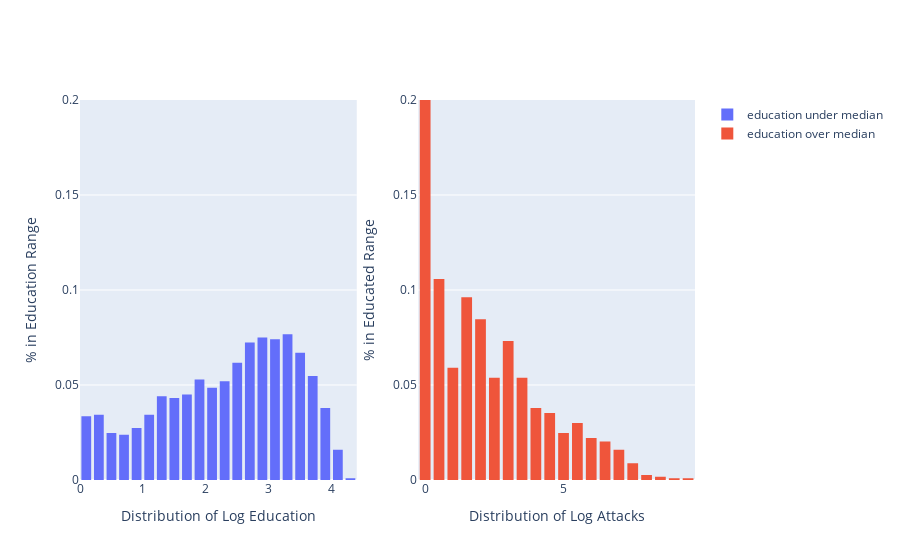

Notebook cell for this chart:
### Code cell
fig = make_subplots(rows=1, cols=2)

fig.add_trace(
    go.Histogram(x=lst_df.log_edu, histnorm='probability', name='education under median'), row=1, col=1)
#     go.Scatter(x=low_ed.education, y=low_ed.nattacks, mode='markers',
#               marker_color=low_ed.education, text=low_ed.education),
#     row=1, col=1)

fig.add_trace(
    go.Histogram(x=lst_df.log_nattacks, histnorm='probability', name='education over median'), row=1, col=2)
#     go.Scatter(x=high_ed.education, y=high_ed.nattacks, mode='markers',
#               marker_color=high_ed.education),
#     row=1, col=2)


fig.update_layout( 
#     title_text="Percentage of Women With No Education",
    showlegend=True,
    title_x=0.5,
     bargap=0.03,
    bargroupgap=0.2
)

fig.update_xaxes(title_text="Distribution of Log Education", row=1, col=1)
fig.update_xaxes(title_text="Distribution of Log Attacks", row=1, col=2)

fig.update_yaxes(title_text="% in Education Range",range=[0, .2], row=1, col=1)
fig.update_yaxes(title_text="% in Educated Range", range=[0, .2], row=1, col=2)

### Figure 1 — Plotly figure (JSON) as saved in the notebook; plotly's stock layout.template omitted (floating-point values rounded to 4 significant figures; data arrays with more than 128 entries replaced by an {"elided": "..."} marker saying what was removed)
{"data": [{"histnorm": "probability", "name": "education under median", "type": "histogram", "x": {"elided": "1134 float values"}, "xaxis": "x", "yaxis": "y"}, {"histnorm": "probability", "name": "education over median", "type": "histogram", "x": {"elided": "1134 float values"}, "xaxis": "x2", "yaxis": "y2"}], "layout": {"bargap": 0.03, "bargroupgap": 0.2, "showlegend": true, "title": {"x": 0.5}, "xaxis": {"anchor": "y", "domain": [0, 0.45], "title": {"text": "Distribution of Log Education"}}, "xaxis2": {"anchor": "y2", "domain": [0.55, 1], "title": {"text": "Distribution of Log Attacks"}}, "yaxis": {"anchor": "x", "domain": [0, 1], "range": [0, 0.2], "title": {"text": "% in Education Range"}}, "yaxis2": {"anchor": "x2", "domain": [0, 1], "range": [0, 0.2], "title": {"text": "% in Educated Range"}}}}
